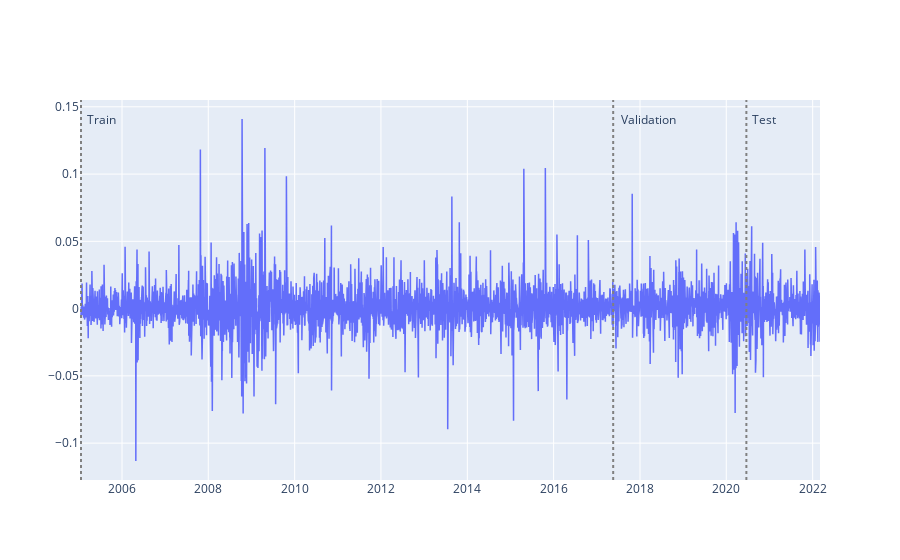

The code cell stored with this chart in its notebook:
### Code cell
self.fig = self.fig.update_layout(showlegend=False)

### Figure 1 — Plotly figure (JSON) as saved in the notebook; plotly's stock layout.template omitted (floating-point values rounded to 4 significant figures; data arrays with more than 128 entries replaced by an {"elided": "..."} marker saying what was removed)
{"data": [{"line": {"width": 1.5}, "mode": "lines", "type": "scatter", "x": {"elided": "4312 str values"}, "y": {"elided": "4312 float values"}}], "layout": {"annotations": [{"showarrow": false, "text": "Train", "x": "2005-01-19T00:00:00", "xshift": 20, "y": 0.1409}, {"showarrow": false, "text": "Validation", "x": "2017-05-19T00:00:00", "xshift": 35, "y": 0.1409}, {"showarrow": false, "text": "Test", "x": "2020-06-19T00:00:00", "xshift": 18, "y": 0.1409}], "shapes": [{"line": {"color": "gray", "dash": "dot"}, "opacity": 1, "type": "line", "x0": "2005-01-19T00:00:00", "x1": "2005-01-19T00:00:00", "xref": "x", "y0": 0, "y1": 1, "yref": "y domain"}, {"line": {"color": "gray", "dash": "dot"}, "opacity": 1, "type": "line", "x0": "2017-05-19T00:00:00", "x1": "2017-05-19T00:00:00", "xref": "x", "y0": 0, "y1": 1, "yref": "y domain"}, {"line": {"color": "gray", "dash": "dot"}, "opacity": 1, "type": "line", "x0": "2020-06-19T00:00:00", "x1": "2020-06-19T00:00:00", "xref": "x", "y0": 0, "y1": 1, "yref": "y domain"}], "showlegend": false}}
